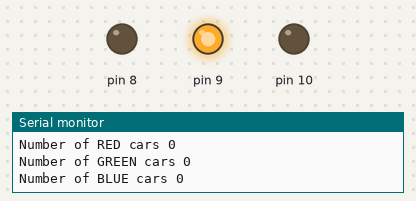
Recording of a sketch running on a simulated Arduino Uno, built with avr-gcc and run on an emulated ATmega328P. Parts: output pins drawn as LEDs (lit = HIGH), the last lines printed to the serial monitor. The modem accepts every AT command (registered, SIM ready, sends succeed) and sends nothing else.

Above: at 2.8 s.
At 5.8 s:
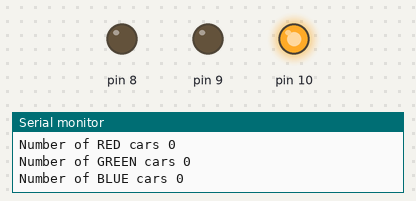
At 8.8 s:
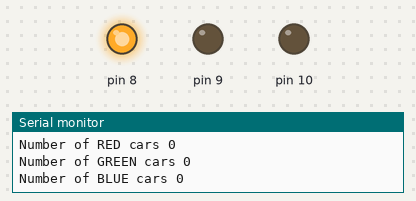
Timing chart, 0 to 13.0 s (numbered marks = the images above):
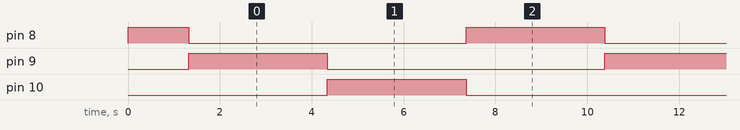

The sketch:

finalout.ino
```cpp
 #include <SoftwareSerial.h>

SoftwareSerial esp8266(2,3); // make RX Arduino line is pin 2, make TX Arduino line is pin 3.
                             // This means that you need to connect the TX line from the esp to the Arduino's pin 2
                             // and the RX line from the esp to the Arduino's pin 3
//----------------------------------------------
String apiKey = "R885UB7JUNCTVZEF";     // replace with your channel's thingspeak WRITE API key

String ssid="Aravind";    // Wifi network SSID
String password ="babu1967";  // Wifi network password

boolean DEBUG=true;
//--------------------------------------------


int c1=0,c2=0,c3=0,c4=0,flag=1,count=0,flag2=0,flag3=0,Time=0,turn;
char led='R';
void setup()
{
  pinMode(8, OUTPUT);
  pinMode(9, OUTPUT);
  pinMode(10, OUTPUT);
  if(led=='R')
  {
    digitalWrite(8,HIGH);
    }


  Serial.begin(9600);
  esp8266.begin(9600); // your esp's baud rate might be different
  esp8266.println("AT+CWLAP");
 //------------------------------------------------------------------------
    DEBUG=true;
     //esp8266.println("AT+CWMODE=3");   // set esp8266 as client
  //showResponse(1000);

  //esp8266.println("AT+CWJAP=\""+ssid+"\",\""+password+"\"");  // set your home router SSID and password
//showResponse(5000);

   if (DEBUG)  Serial.println("Setup completed");

thingSpeakWrite(c1,c2,c3);

}
 /* if(led=='R')
  {
    digitalWrite(8,HIGH);
    }

   if(led=='G')
  {
    digitalWrite(9,HIGH);
    }

  if(led=='B')
  {
    digitalWrite(10,HIGH);
    }

*/
  //delay(5000);
  //setup();


void set()
{
    esp8266.println("AT+CWLAP");
    //thingSpeakWrite(c1,c2,c3);
}
void loop()
{


  if(esp8266.available()) // check if the esp is sending a message
  {
    while(esp8266.available())
    {
      //thingSpeakWrite(c1,c2,c3);
      //delay(3000);
      // The esp has data so display its output to the serial window
      char c = esp8266.read(); // read the next character.
     // Serial.write(c);
      if(c=='"')
      {
       count++;
      }
      else if(c=='O')
      {
        flag3=1;}
      if(flag3==1&&c=='K')
      {
        //esp8266.write("density");
        Serial.println(Time);
        //thingSpeakWrite(c1,c2,c3);
        //delay(3000);
        density();


        change();

       // Serial.print(led);
        //Serial.println(turn);


      //  Serial.println(Time);
        if(Time==30)
        {
          light();
          }
        delay(3000);
        Time=Time+3;
        set();
        flag3=0;
        }
      int r=count%2;
      int q=count/2;
      if(r==1 && q%2==0)
      {
        flag=0;
        flag2++;
      }
      if(flag==0&&flag2==2)
      {
      //Serial.write(c);
      if(c=='R')
      {c1++;
        }
       else if(c=='G')
       {
        c2++;}
          else if(c=='B')
       {
        c3++;}

      flag=1;
      }
      if(r==0 && q%2==1)
      {
       flag2=0; }


  }


 //delay(10000);

  if(Serial.available())
  {
    // the following delay is required because otherwise the arduino will read the first letter of the command but not the rest
    // In other words without the delay if you use AT+RST, for example, the Arduino will read the letter A send it, then read the rest and send it
    // but we want to send everything at the same time.
    delay(1000);

    String command="";

    while(Serial.available()) // read the command character by character
    {

        // read one character
      command+=(char)Serial.read();

   }
      esp8266.println(command); // send the read character to the esp8266
  }


}

}
void density()
    {
     if(led=='R')
     {
      turn=c1;
      }
      else if(led=='G')
      {
        turn=c2;
        }
       else if(led=='B')
       {
        turn=c3;
        }

      Serial.print("\n");
Serial.print("Number of RED cars ");
      Serial.println(c1);

      c1=0;
Serial.print("Number of GREEN cars ");
      Serial.println(c2);

       c2=0;
      Serial.print("Number of BLUE cars ");
      Serial.println(c3);
       c3=0;


      }
void light()
{Time=0;
  if (led=='R')
  {
    digitalWrite(8,LOW);
    led='G';
    digitalWrite(9,HIGH);
    }
   else if(led=='G')
   {

    digitalWrite(9,LOW);
    led='B';
    digitalWrite(10,HIGH);
    }
    else if(led=='B')
    {
      digitalWrite(10,LOW);
      led='R';
      digitalWrite(8,HIGH);
      }


  }

void change()
{
 if(turn==0)
  { Time=0;
    if(led=='R')
    {
    digitalWrite(8,LOW);
    led='G';

    digitalWrite(9,HIGH);
      }

     else if(led=='G')
   {

    digitalWrite(9,LOW);
    led='B';
    digitalWrite(10,HIGH);
    }
    else if(led=='B')
    {
      digitalWrite(10,LOW);
      led='R';
      digitalWrite(8,HIGH);
      }

  }}


//======================================================================== showResponce
void showResponse(int waitTime){
    long t=millis();
    char c;
    while (t+waitTime>millis()){
      if (esp8266.available()){
        c=esp8266.read();
        if (DEBUG) Serial.print(c);
      }
    }

}

//========================================================================
boolean thingSpeakWrite(int value1,int value2,int value3){
  String cmd = "AT+CIPSTART=\"TCP\",\"";                  // TCP connection
  cmd += "184.106.153.149";                               // api.thingspeak.com
  cmd += "\",80";
  esp8266.println(cmd);
  if (DEBUG) Serial.println(cmd);
  if(esp8266.find("Error")){
    if (DEBUG) Serial.println("AT+CIPSTART error");
    return false;
  }


  String getStr = "GET /update?api_key=";   // prepare GET string
  getStr += apiKey;

  getStr +="&field1=";
  getStr += String(value1);
  getStr +="&field2=";
  getStr += String(value2);
  getStr +="&field3=";
  getStr += String(value3);
  // ...
  getStr += "\r\n\r\n";

  // send data length
  cmd = "AT+CIPSEND=";
  cmd += String(getStr.length());
  esp8266.println(cmd);
  if (DEBUG)  Serial.println(cmd);

  delay(100);
  if(esp8266.find(">")){
    esp8266.print(getStr);
    if (DEBUG)  Serial.print(getStr);
  }
  else{
    esp8266.println("AT+CIPCLOSE");
    // alert user
    if (DEBUG)   Serial.println("AT+CIPCLOSE");
    return false;
  }
  return true;
}
```

Measured:
- by itself, pin 8–10: alternates HIGH for 3.0 s and LOW for 6.0 s
- by itself, everything shown: repeats every 9.1 s, in 3 steps
